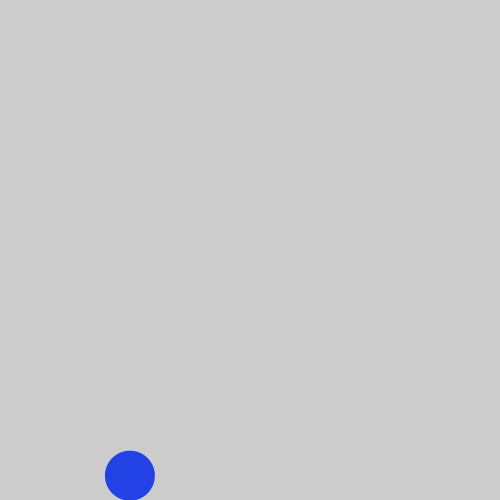
Frame 1 (no input)
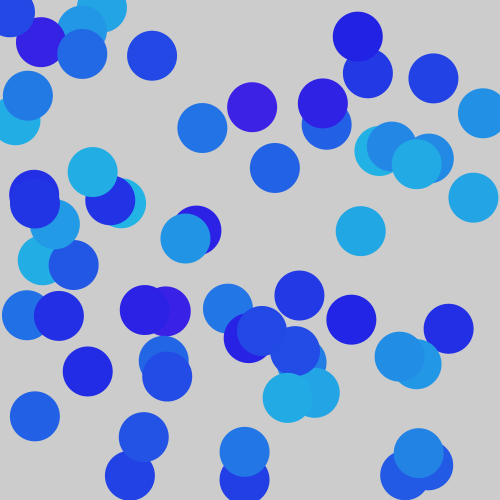
Frame 60 (the mouse pressed at the canvas centre just before this capture)
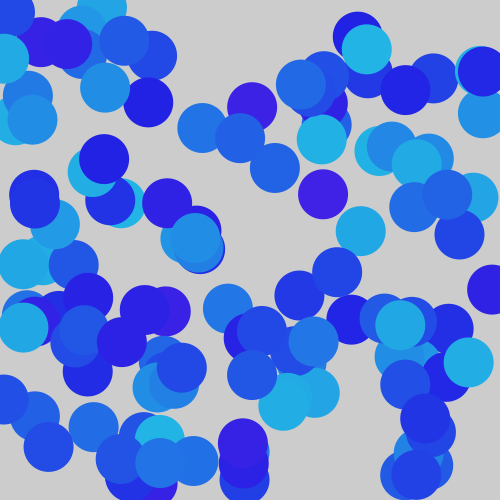
Frame 120 (the mouse held since frame 60 and released just before this capture)

The Processing sketch that drew these frames (run headless with seeded random() and noise(); from frame 60 on, the mouse is pressed at the canvas centre):

// Processing sketch: Martinez_Josue_4_variables
// ── Martinez_Josue_4_variables.pde
//variable de tipo entero con nombre diametro y valor 50
int diametro = 50;
float posicionX;//Inicializar una variable
float posicionY; //posición
int colorActual;
void setup() {//Se ejecuta una sola vez
  size(500, 500);
  colorMode(HSB, 360, 100, 100);
  //posicionX = 500/2 = 250;
  posicionX = width/2;
  posicionY = height/2;
  noStroke(); //no contornos
}

void draw() {//Se ejecuta o dibuja 60 veces por segundo
  colorActual = int(random(195, 250));
  posicionX = random(width); //nos permite obtener valores aleatorios
  posicionY = random(height);
  fill(colorActual, 85, 90);
  ellipse(posicionX, posicionY, diametro, diametro);
}
